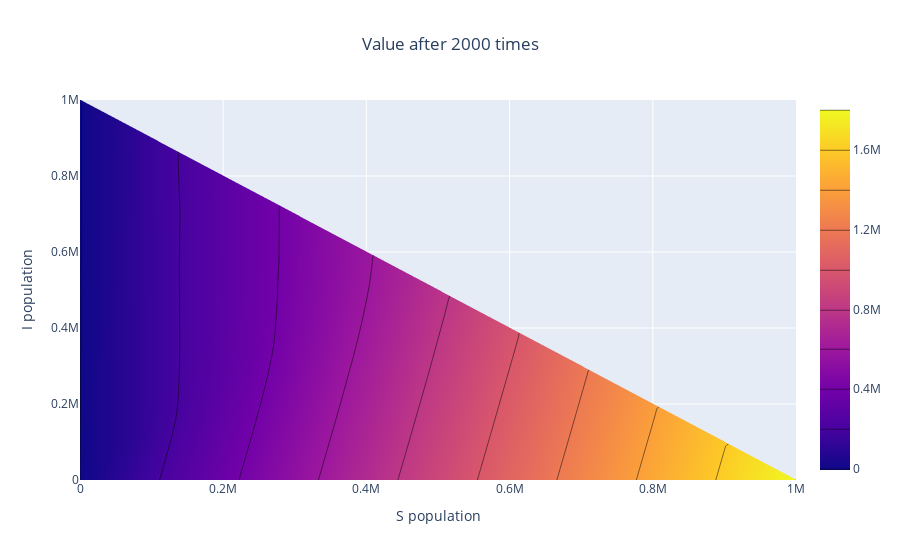

The code cell stored with this chart in its notebook:
### Code cell
fig = go.Figure(data =
    go.Contour(
        z=-vf,
        x=S,
        y=I,
        contours_coloring='heatmap'
    ))

fig.update_layout(
    title ={
        'text': "Value after 2000 times",
        'x': 0.5,
        'xanchor': 'center',
        },
    xaxis_title = "S population",
    yaxis_title = "I population",
)

fig.show()
